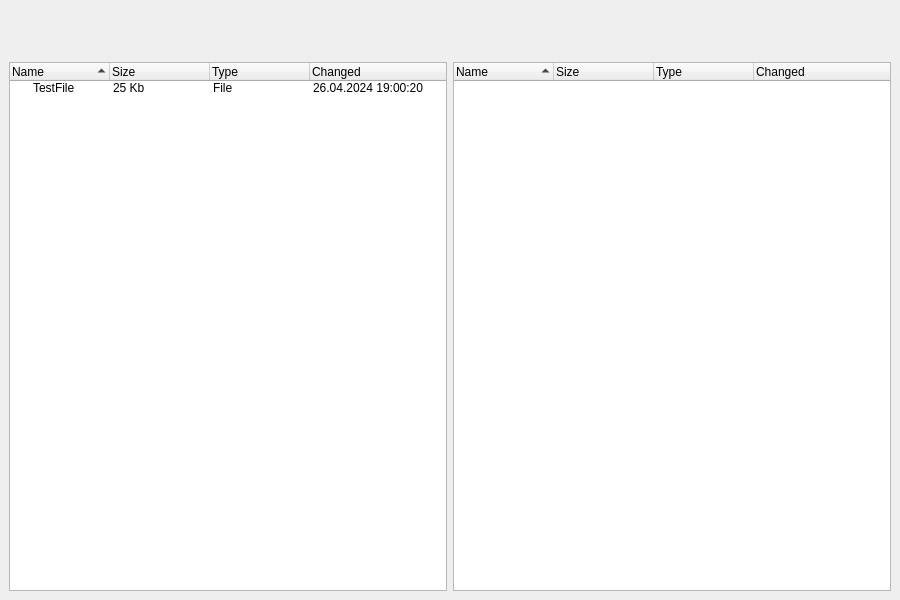
<?xml version="1.0" encoding="UTF-8"?>
<ui version="4.0">
 <class>MainWindow</class>
 <widget class="QMainWindow" name="MainWindow">
  <property name="geometry">
   <rect>
    <x>0</x>
    <y>0</y>
    <width>900</width>
    <height>600</height>
   </rect>
  </property>
  <property name="windowTitle">
   <string>MainWindow</string>
  </property>
  <widget class="QWidget" name="centralwidget">
   <layout class="QVBoxLayout" name="verticalLayout" stretch="1,10">
    <item>
     <layout class="QHBoxLayout" name="horizontalLayout"/>
    </item>
    <item>
     <layout class="QHBoxLayout" name="horizontalLayout_2">
      <item>
       <widget class="QTreeWidget" name="treeWidget">
        <property name="frameShape">
         <enum>QFrame::StyledPanel</enum>
        </property>
        <property name="frameShadow">
         <enum>QFrame::Sunken</enum>
        </property>
        <property name="lineWidth">
         <number>4</number>
        </property>
        <property name="dragDropMode">
         <enum>QAbstractItemView::DragDrop</enum>
        </property>
        <property name="defaultDropAction">
         <enum>Qt::TargetMoveAction</enum>
        </property>
        <property name="selectionMode">
         <enum>QAbstractItemView::MultiSelection</enum>
        </property>
        <property name="textElideMode">
         <enum>Qt::ElideRight</enum>
        </property>
        <property name="horizontalScrollMode">
         <enum>QAbstractItemView::ScrollPerPixel</enum>
        </property>
        <property name="autoExpandDelay">
         <number>-1</number>
        </property>
        <property name="indentation">
         <number>20</number>
        </property>
        <property name="rootIsDecorated">
         <bool>true</bool>
        </property>
        <property name="itemsExpandable">
         <bool>true</bool>
        </property>
        <property name="sortingEnabled">
         <bool>true</bool>
        </property>
        <property name="animated">
         <bool>true</bool>
        </property>
        <property name="allColumnsShowFocus">
         <bool>false</bool>
        </property>
        <property name="wordWrap">
         <bool>false</bool>
        </property>
        <property name="headerHidden">
         <bool>false</bool>
        </property>
        <property name="columnCount">
         <number>4</number>
        </property>
        <attribute name="headerCascadingSectionResizes">
         <bool>false</bool>
        </attribute>
        <attribute name="headerHighlightSections">
         <bool>false</bool>
        </attribute>
        <attribute name="headerShowSortIndicator" stdset="0">
         <bool>true</bool>
        </attribute>
        <attribute name="headerStretchLastSection">
         <bool>true</bool>
        </attribute>
        <column>
         <property name="text">
          <string notr="true">Name</string>
         </property>
        </column>
        <column>
         <property name="text">
          <string notr="true">Size</string>
         </property>
        </column>
        <column>
         <property name="text">
          <string notr="true">Type</string>
         </property>
        </column>
        <column>
         <property name="text">
          <string notr="true">Changed</string>
         </property>
        </column>
        <item>
         <property name="text">
          <string>TestFile</string>
         </property>
         <property name="text">
          <string>25 Kb</string>
         </property>
         <property name="text">
          <string>File</string>
         </property>
         <property name="text">
          <string>26.04.2024 19:00:20</string>
         </property>
        </item>
       </widget>
      </item>
      <item>
       <widget class="QTreeWidget" name="treeWidget_2">
        <property name="dragDropMode">
         <enum>QAbstractItemView::DragDrop</enum>
        </property>
        <property name="defaultDropAction">
         <enum>Qt::TargetMoveAction</enum>
        </property>
        <property name="selectionMode">
         <enum>QAbstractItemView::MultiSelection</enum>
        </property>
        <property name="sortingEnabled">
         <bool>true</bool>
        </property>
        <property name="animated">
         <bool>true</bool>
        </property>
        <property name="columnCount">
         <number>4</number>
        </property>
        <column>
         <property name="text">
          <string notr="true">Name</string>
         </property>
        </column>
        <column>
         <property name="text">
          <string notr="true">Size</string>
         </property>
        </column>
        <column>
         <property name="text">
          <string notr="true">Type</string>
         </property>
        </column>
        <column>
         <property name="text">
          <string notr="true">Changed</string>
         </property>
        </column>
       </widget>
      </item>
     </layout>
    </item>
   </layout>
  </widget>
  <widget class="QMenuBar" name="menubar">
   <property name="geometry">
    <rect>
     <x>0</x>
     <y>0</y>
     <width>900</width>
     <height>22</height>
    </rect>
   </property>
  </widget>
 </widget>
 <resources/>
 <connections/>
</ui>
